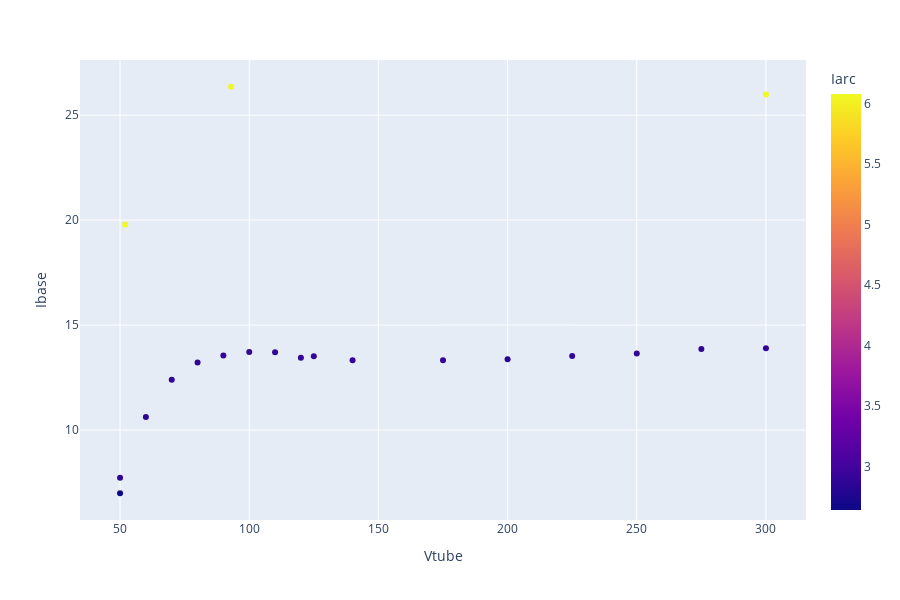

Here is the notebook cell this chart was saved with:
### Code cell
import plotly.express as px
import numpy as np
# df = px.data.iris()
fig = px.scatter(df, x='Vtube', y='Ibase', color = 'Iarc',#hover_data = ['Iarc', 'Ibias', 'Vpfs_tube'])
                 hover_data={'IpinMax':True,
                             'Iarc':True, 
                             'pressure':':.2e',
#                              'Vpfs_tube':True, 
#                              # data not in dataframe, default formatting
#                              'suppl_1': np.random.random(len(df)),
#                              # data not in dataframe, customized formatting
#                              'suppl_2': (':.3f', np.random.random(len(df)))
                            })
fig.
fig.update_layout(height=600)
fig.show()

### Figure 1 — Plotly figure (JSON) as saved in the notebook; plotly's stock layout.template omitted (floating-point values rounded to 4 significant figures)
{"data": [{"customdata": [[0.09054, 2.64, 0.00024], [0.1051, 2.87, 0.00024], [0.1398, 2.87, 0.00024], [0.1625, 2.87, 0.00024], [0.1724, 2.89, 0.00025], [0.1774, 2.89, 0.00025], [0.1805, 2.89, 0.00025], [0.1828, 2.89, 0.00025], [0.1831, 2.89, 0.00025], [0.1844, 2.9, 0.00025], [0.1804, 2.88, 0.00025], [0.1794, 2.88, 0.00025], [0.18, 2.81, 0.00026], [0.1817, 2.88, 0.00026], [0.1831, 2.89, 0.00026], [0.185, 2.89, 0.00026], [0.1851, 2.89, 0.00026], [0.4433, 6.07, 0.0003], [0.3253, 6.08, 0.0003], [0.438, 6.08, 0.0003]], "hovertemplate": "Vtube=%{x}<br>Ibase=%{y}<br>IpinMax=%{customdata[0]}<br>Iarc=%{marker.color}<br>pressure=%{customdata[2]:.2e}<extra></extra>", "legendgroup": "", "marker": {"color": [2.64, 2.87, 2.87, 2.87, 2.89, 2.89, 2.89, 2.89, 2.89, 2.9, 2.88, 2.88, 2.81, 2.88, 2.89, 2.89, 2.89, 6.07, 6.08, 6.08], "coloraxis": "coloraxis", "symbol": "circle"}, "mode": "markers", "name": "", "orientation": "v", "showlegend": false, "type": "scatter", "x": [50, 50, 60, 70, 80, 90, 100, 110, 120, 125, 140, 175, 200, 225, 250, 275, 300, 93, 52, 300], "xaxis": "x", "y": [6.99, 7.73, 10.62, 12.39, 13.22, 13.55, 13.72, 13.7, 13.44, 13.51, 13.32, 13.32, 13.37, 13.53, 13.64, 13.86, 13.9, 26.35, 19.79, 25.98], "yaxis": "y"}], "layout": {"coloraxis": {"colorbar": {"title": {"text": "Iarc"}}, "colorscale": [[0, "#0d0887"], [0.1111, "#46039f"], [0.2222, "#7201a8"], [0.3333, "#9c179e"], [0.4444, "#bd3786"], [0.5556, "#d8576b"], [0.6667, "#ed7953"], [0.7778, "#fb9f3a"], [0.8889, "#fdca26"], [1, "#f0f921"]]}, "height": 600, "legend": {"tracegroupgap": 0}, "margin": {"t": 60}, "xaxis": {"anchor": "y", "domain": [0, 1], "title": {"text": "Vtube"}}, "yaxis": {"anchor": "x", "domain": [0, 1], "title": {"text": "Ibase"}}}}
